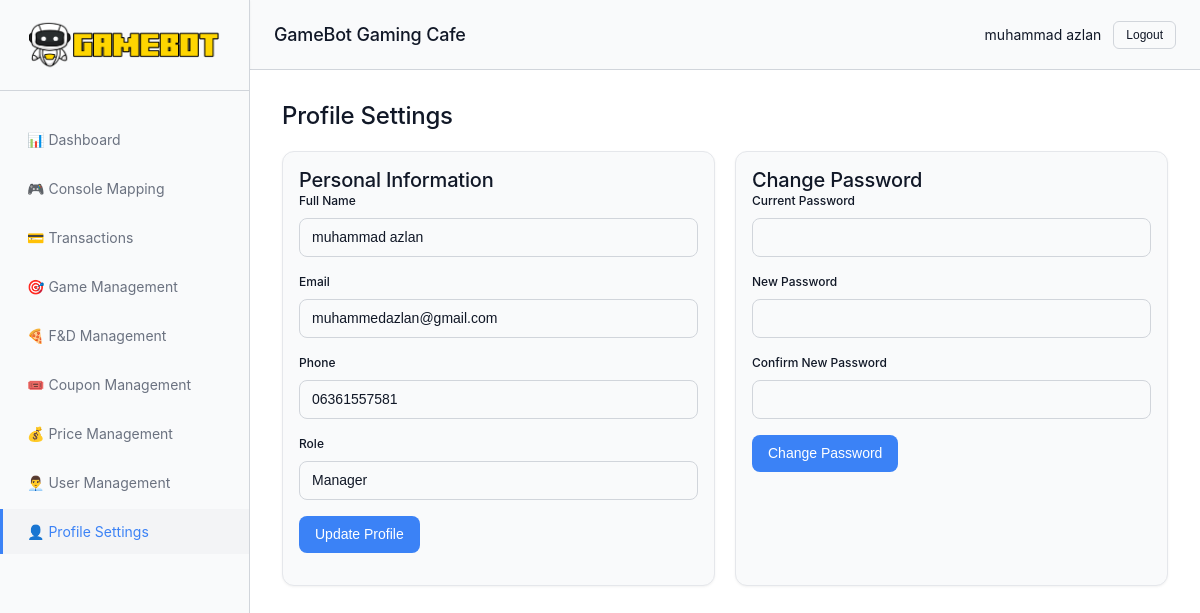
/pages/profile.php (signed in), run on the app's committed database.
### tables this page shows
CREATE TABLE `users` (
  `id` int(11) NOT NULL,
  `full_name` varchar(255) NOT NULL,
  `username` varchar(100) NOT NULL,
  `email` varchar(255) NOT NULL,
  `phone` varchar(20) DEFAULT NULL,
  `password` varchar(255) NOT NULL,
  `role` enum('Super Admin','Admin','Manager','Staff') NOT NULL DEFAULT 'Staff',
  `branch_id` int(11) DEFAULT 1,
  `status` enum('Active','Inactive') NOT NULL DEFAULT 'Active',
  `created_at` timestamp NOT NULL DEFAULT current_timestamp(),
  `updated_at` timestamp NOT NULL DEFAULT current_timestamp() ON UPDATE current_timestamp()
);

### config/auth.php (called while the page is built, shortened)
<?php
class Auth
{
    public static function check()
    {
        return isset($_SESSION['user_id']) && isset($_SESSION['user_email']);
    }
    public static function userId()
    {
        return $_SESSION['user_id'] ?? null;
    }
    public static function user()
    {
        $db = getDB();
        $userId = self::userId();
        $stmt = $db->prepare("SELECT id, full_name, username, email, phone, role, branch_id, status FROM users WHERE id = ? LIMIT 1");
        $stmt->bind_param("i", $userId);
        $stmt->execute();
        $result = $stmt->get_result();
        if ($result->num_rows > 0) {
            return $result->fetch_assoc();
        }
        return null;
    }
    public static function hasRole($role)
    {
        $userRole = $_SESSION['user_role'] ?? '';
        if ($role === 'Super Admin') {
            return $userRole === 'Super Admin';
        } elseif ($role === 'Admin') {
            return in_array($userRole, ['Super Admin', 'Admin']);
        } elseif ($role === 'Manager') {
            return in_array($userRole, ['Super Admin', 'Admin', 'Manager']);
        } elseif ($role === 'Staff') {
            return in_array($userRole, ['Super Admin', 'Admin', 'Manager', 'Staff']);
        }
        return false;
    }
}

### pages/profile.php (the view, shortened to what this page needs)
<?php
$currentPage = 'profile';
require_once __DIR__ . '/../includes/header.php';
$user = Auth::user();
?>
<section id="profile" class="content-section active">
    <h2 class="section-title">Profile Settings</h2>
    <div class="profile-grid">
        <div class="card">
            <div class="card__body">
                <h3>Personal Information</h3>
                <form id="profile-form">
                    <div class="form-group">
                        <label class="form-label">Full Name</label>
                        <input type="text" class="form-control" id="profile-name" value="<?php echo htmlspecialchars($user['full_name']); ?>">
                    </div>
                    <div class="form-group">
                        <label class="form-label">Email</label>
                        <input type="email" class="form-control" id="profile-email" value="<?php echo htmlspecialchars($user['email']); ?>">
                    </div>
                    <div class="form-group">
                        <label class="form-label">Phone</label>
                        <input type="tel" class="form-control" id="profile-phone" value="<?php echo htmlspecialchars($user['phone'] ?? ''); ?>">
                    </div>
                    <div class="form-group">
                        <label class="form-label">Role</label>
                        <input type="text" class="form-control readonly-field" value="<?php echo htmlspecialchars($user['role']); ?>" readonly>
                    </div>
                    <button type="submit" class="btn btn--primary">Update Profile</button>
                </form>
            </div>
        </div>
        <div class="card">
            <div class="card__body">
                <h3>Change Password</h3>
                <form id="password-form">
                    <div class="form-group">
                        <label class="form-label">Current Password</label>
                        <input type="password" class="form-control" id="current-password" required>
                    </div>
                    <div class="form-group">
                        <label class="form-label">New Password</label>
                        <input type="password" class="form-control" id="new-password" required>
                    </div>
                    <div class="form-group">
                        <label class="form-label">Confirm New Password</label>
                        <input type="password" class="form-control" id="confirm-password" required>
                    </div>
                    <button type="submit" class="btn btn--primary">Change Password</button>
                </form>
            </div>
        </div>
    </div>
</section>
<?php require_once __DIR__ . '/../includes/footer.php'; ?>

### includes/header.php (shortened to what this page needs)
<?php
require_once __DIR__ . '/../config/auth.php';
$currentUser = Auth::user();
?>
<!DOCTYPE html>
<html lang="en">
<head>
    <link rel="stylesheet" href="<?php echo SITE_URL; ?>/style.css">
</head>
<body>
    <div id="main-app" class="main-app">
        <header class="header">
            <div class="header-content">
                <h1 class="header-title"><?php echo SITE_NAME; ?></h1>
                <div class="header-actions">
                    <div class="user-info">
                        <span id="current-user"><?php echo htmlspecialchars($currentUser['full_name']); ?></span>
                        <button id="logout-btn" class="btn btn--outline btn--sm" onclick="logout()">Logout</button>
                    </div>
                </div>
            </div>
        </header>
        <nav class="sidebar">
            <div class="sidebar-logo">
                <img src="<?php echo SITE_URL; ?>/assets/logo.png" alt="GAMEBOT Logo" class="logo-img">
            </div>
            <ul class="nav-menu">
                <li><a href="<?php echo SITE_URL; ?>/pages/dashboard.php" class="nav-item <?php echo ($currentPage ?? '') === 'dashboard' ? 'active' : ''; ?>">📊 Dashboard</a></li>
                <li><a href="<?php echo SITE_URL; ?>/pages/console-mapping.php" class="nav-item <?php echo ($currentPage ?? '') === 'console-mapping' ? 'active' : ''; ?>">🎮 Console Mapping</a></li>
                <?php if (Auth::hasRole('Admin') || Auth::hasRole('Manager')): ?>
                    <li><a href="<?php echo SITE_URL; ?>/pages/transactions.php" class="nav-item <?php echo ($currentPage ?? '') === 'transactions' ? 'active' : ''; ?>">💳 Transactions</a></li>
                <?php endif; ?>
                <li><a href="<?php echo SITE_URL; ?>/pages/games.php" class="nav-item <?php echo ($currentPage ?? '') === 'games' ? 'active' : ''; ?>">🎯 Game Management</a></li>
                <li><a href="<?php echo SITE_URL; ?>/pages/fandd-management.php" class="nav-item <?php echo ($currentPage ?? '') === 'fandd-management' ? 'active' : ''; ?>">🍕 F&D Management</a></li>
                <li><a href="<?php echo SITE_URL; ?>/pages/coupons.php" class="nav-item <?php echo ($currentPage ?? '') === 'coupons' ? 'active' : ''; ?>">🎟️ Coupon Management</a></li>
                <li><a href="<?php echo SITE_URL; ?>/pages/pricing.php" class="nav-item <?php echo ($currentPage ?? '') === 'pricing' ? 'active' : ''; ?>">💰 Price Management</a></li>
                <?php if (Auth::hasRole('Admin') || Auth::hasRole('Manager')): ?>
                    <li><a href="<?php echo SITE_URL; ?>/pages/users.php" class="nav-item <?php echo ($currentPage ?? '') === 'users' ? 'active' : ''; ?>">👨‍💼 User Management</a></li>
                <?php endif; ?>
                <li><a href="<?php echo SITE_URL; ?>/pages/profile.php" class="nav-item <?php echo ($currentPage ?? '') === 'profile' ? 'active' : ''; ?>">👤 Profile Settings</a></li>
            </ul>
        </nav>
        <main class="main-content">

### data on the page
users: full_name "muhammad azlan", email "muhammedazlan@gmail.com", phone "06361557581", role "Manager"

### other printed values
SITE_NAME "GameBot Gaming Cafe"
